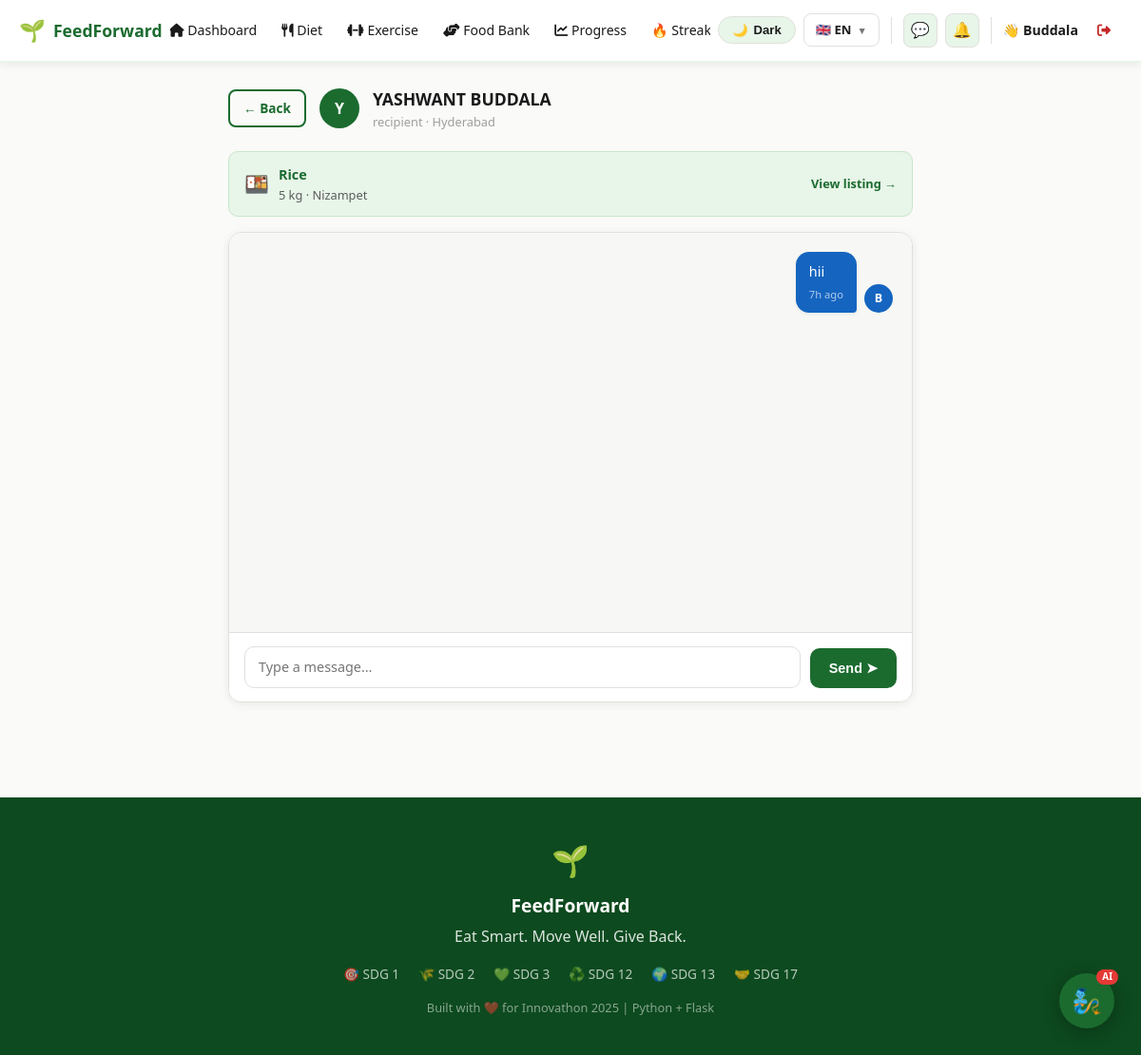
Screenshot of /inbox/messages/7?listing_id=2 (signed in) with the database file from the repository.
### models/user.py (models this page shows, shortened)
class User(db.Model, UserMixin):
    __tablename__ = 'users'
    id            = db.Column(db.Integer, primary_key=True)
    name          = db.Column(db.String(100), nullable=False)
    email         = db.Column(db.String(120), unique=True, nullable=False)
    password_hash = db.Column(db.String(200), nullable=False)
    role          = db.Column(db.String(20), default='user')  # user / donor / recipient / admin
    age           = db.Column(db.Integer)
    weight        = db.Column(db.Float)
    height        = db.Column(db.Float)
    gender        = db.Column(db.String(10))
    dietary_pref  = db.Column(db.String(20))   # veg / non_veg / vegan
    health_goal   = db.Column(db.String(20))   # lose_weight / gain_muscle / stay_fit
    fitness_level = db.Column(db.String(20))   # beginner / intermediate / advanced
    equipment     = db.Column(db.String(20))   # none / dumbbells / gym
    days_per_week = db.Column(db.Integer, default=4)
    location      = db.Column(db.String(200))
    latitude      = db.Column(db.Float)
    longitude     = db.Column(db.Float)
    profile_complete = db.Column(db.Boolean, default=False)
    allergies     = db.Column(db.String(200), default='')  # comma-separated e.g. "gluten,dairy,nuts"
    created_at    = db.Column(db.DateTime, default=datetime.utcnow)
    meal_plans    = db.relationship('MealPlan',     backref='user', lazy=True)
    exercise_plans= db.relationship('ExercisePlan', backref='user', lazy=True)
    donations     = db.relationship('FoodListing',  foreign_keys='FoodListing.donor_id',    backref='donor',     lazy=True)
    claims        = db.relationship('FoodListing',  foreign_keys='FoodListing.claimed_by',  backref='recipient', lazy=True)
    progress_logs = db.relationship('ProgressLog',  backref='user', lazy=True)

### models/models.py (models this page shows, shortened)
class FoodListing(db.Model):
    __tablename__ = 'food_listings'
    id           = db.Column(db.Integer, primary_key=True)
    donor_id     = db.Column(db.Integer, db.ForeignKey('users.id'), nullable=False)
    food_name    = db.Column(db.String(100), nullable=False)
    category     = db.Column(db.String(50))
    quantity     = db.Column(db.String(50))
    expiry_date  = db.Column(db.DateTime)
    location     = db.Column(db.String(200))
    latitude     = db.Column(db.Float, default=17.3850)
    longitude    = db.Column(db.Float, default=78.4867)
    photo_url    = db.Column(db.String(300))
    description  = db.Column(db.Text)
    status       = db.Column(db.String(20), default='available')
    claimed_by   = db.Column(db.Integer, db.ForeignKey('users.id'), nullable=True)
    claimed_at   = db.Column(db.DateTime)
    picked_up_at = db.Column(db.DateTime)
    posted_at    = db.Column(db.DateTime, default=datetime.utcnow)
    donor_rating = db.Column(db.Float)
    allergens    = db.Column(db.String(200))

class Message(db.Model):
    __tablename__ = 'messages'
    id           = db.Column(db.Integer, primary_key=True)
    sender_id    = db.Column(db.Integer, db.ForeignKey('users.id'), nullable=False)
    receiver_id  = db.Column(db.Integer, db.ForeignKey('users.id'), nullable=False)
    listing_id   = db.Column(db.Integer, db.ForeignKey('food_listings.id'), nullable=True)
    body         = db.Column(db.Text, nullable=False)
    is_read      = db.Column(db.Boolean, default=False)
    created_at   = db.Column(db.DateTime, default=datetime.utcnow)
    sender   = db.relationship('User', foreign_keys=[sender_id],   backref='sent_messages')
    receiver = db.relationship('User', foreign_keys=[receiver_id], backref='received_messages')
    listing  = db.relationship('FoodListing', foreign_keys=[listing_id])
    @property
    def time_ago(self):
        delta = datetime.utcnow() - self.created_at
        s = int(delta.total_seconds())
        if s < 60:    return 'just now'
        if s < 3600:  return f'{s//60}m ago'
        if s < 86400: return f'{s//3600}h ago'
        return f'{s//86400}d ago'

### routes/inbox.py (the view, shortened to what this page needs)
@inbox.route('/messages/<int:partner_id>', methods=['GET', 'POST'])
@login_required
def conversation(partner_id):
    from sqlalchemy import or_
    partner = User.query.get_or_404(partner_id)
    listing_id = request.args.get('listing_id', type=int)
    listing    = FoodListing.query.get(listing_id) if listing_id else None
    Message.query.filter_by(
        sender_id=partner_id,
        receiver_id=current_user.id,
        is_read=False
    ).update({'is_read': True})
    db.session.commit()
    thread = Message.query.filter(
        or_(
            (Message.sender_id == current_user.id) & (Message.receiver_id == partner_id),
            (Message.sender_id == partner_id) & (Message.receiver_id == current_user.id)
        )
    ).order_by(Message.created_at.asc()).all()
    return render_template('inbox/conversation.html',
                           partner=partner, thread=thread,
                           listing=listing, listing_id=listing_id)

### templates/inbox/conversation.html (shortened to what this page needs)
{% extends 'base.html' %}
{% block content %}
<div style="max-width:720px;margin:0 auto;">
  <div style="display:flex;align-items:center;gap:14px;margin-bottom:20px;">
    <a href="{{ url_for('inbox.messages') }}" class="btn-secondary"
       style="padding:7px 14px;font-size:.85rem;">← Back</a>
    <div style="width:42px;height:42px;background:var(--green);border-radius:50%;
                display:flex;align-items:center;justify-content:center;
                color:#fff;font-weight:800;font-size:1rem;flex-shrink:0;">
      {{ partner.name[0].upper() }}
    </div>
    <div>
      <div style="font-weight:800;font-size:1.1rem;color:var(--text);">{{ partner.name }}</div>
      <div style="font-size:.8rem;color:var(--text3);">{{ partner.role }} · {{ partner.location or 'Hyderabad' }}</div>
    </div>
  </div>
  {% if listing %}
  <div style="background:var(--green-lt);border:1.5px solid var(--green-mid);border-radius:10px;
              padding:12px 16px;margin-bottom:16px;display:flex;align-items:center;gap:10px;">
    <span style="font-size:1.3rem;">🍱</span>
    <div>
      <div style="font-weight:700;color:var(--green);font-size:.9rem;">{{ listing.food_name }}</div>
      <div style="font-size:.8rem;color:var(--text2);">{{ listing.quantity }} · {{ listing.location }}</div>
    </div>
    <a href="{{ url_for('foodbank.index') }}"
       style="margin-left:auto;font-size:.8rem;color:var(--green);font-weight:600;">View listing →</a>
  </div>
  {% endif %}
  <div class="card" style="padding:0;overflow:hidden;margin-bottom:16px;">
    <div id="threadBox"
         style="height:420px;overflow-y:auto;padding:20px;
                display:flex;flex-direction:column;gap:12px;background:var(--surface2);">
      {% for msg in thread %}
      <div class="msg-bubble" data-mine="{{ 'true' if msg.sender_id == current_user.id else 'false' }}"
           style="display:flex;gap:8px;align-items:flex-end;
                  {% if msg.sender_id == current_user.id %}flex-direction:row-reverse;{% endif %}">
        <div style="width:30px;height:30px;border-radius:50%;flex-shrink:0;
                    background:{% if msg.sender_id == current_user.id %}var(--blue){% else %}var(--green){% endif %};
                    display:flex;align-items:center;justify-content:center;
                    color:#fff;font-weight:700;font-size:.78rem;">
          {{ msg.sender.name[0].upper() }}
        </div>
        <div style="max-width:72%;
                    background:{% if msg.sender_id == current_user.id %}var(--blue){% else %}var(--surface){% endif %};
                    color:{% if msg.sender_id == current_user.id %}#fff{% else %}var(--text){% endif %};
                    border-radius:{% if msg.sender_id == current_user.id %}14px 14px 4px 14px{% else %}14px 14px 14px 4px{% endif %};
                    padding:10px 14px;
                    box-shadow:0 1px 4px var(--shadow);">
          <div style="font-size:.9rem;line-height:1.5;">{{ msg.body }}</div>
          <div style="font-size:.7rem;opacity:.65;margin-top:4px;
                      text-align:{% if msg.sender_id == current_user.id %}right{% else %}left{% endif %};">
            {{ msg.time_ago }}
          </div>
        </div>
      </div>
      {% endfor %}
    </div>
    <div style="padding:14px 16px;border-top:1.5px solid var(--border);
                background:var(--surface);display:flex;gap:10px;align-items:flex-end;">
      <textarea id="msgInput"
                placeholder="Type a message…"
                rows="1"
                onkeydown="if(event.key==='Enter'&&!event.shiftKey){event.preventDefault();sendMsg();}"
                oninput="this.style.height='auto';this.style.height=Math.min(this.scrollHeight,100)+'px'"
                style="flex:1;padding:10px 14px;border:1.5px solid var(--border);border-radius:10px;
                       background:var(--input-bg);color:var(--text);font-size:.9rem;
                       resize:none;font-family:inherit;max-height:100px;line-height:1.5;"></textarea>
      <button onclick="sendMsg()" id="sendBtn"
              style="background:var(--green);color:#fff;border:none;border-radius:10px;
                     padding:10px 20px;cursor:pointer;font-weight:700;font-size:.9rem;
                     height:42px;flex-shrink:0;transition:background .2s;">
        Send ➤
      </button>
    </div>
  </div>
</div>
{% endblock %}

### templates/base.html (shortened to what this page needs)
<!DOCTYPE html>
<html lang="{{ lang }}" data-theme="light">
<head>
  <link href="https://cdnjs.cloudflare.com/ajax/libs/font-awesome/6.4.0/css/all.min.css" rel="stylesheet"/>
  <link rel="stylesheet" href="https://unpkg.com/leaflet@1.9.4/dist/leaflet.css"/>
</head>
<body>
<nav style="background:var(--nav-bg);border-bottom:2px solid var(--nav-border);
            position:sticky;top:0;z-index:1000;box-shadow:0 2px 10px var(--shadow);">
  <div style="max-width:1280px;margin:0 auto;padding:0 20px;
              display:flex;align-items:center;justify-content:space-between;
              height:64px;gap:8px;">
    <a href="{{ url_for('main.index') }}"
       style="display:flex;align-items:center;gap:8px;flex-shrink:0;">
      <span style="font-size:1.4rem;">🌱</span>
      <span style="font-size:1.1rem;font-weight:800;color:var(--green);">FeedForward</span>
    </a>
    {% if current_user.is_authenticated %}
    <div style="display:flex;gap:2px;align-items:center;overflow-x:auto;flex:1;justify-content:center;">
      <a href="{{ url_for('main.dashboard') }}"
         class="nav-link {% if request.endpoint=='main.dashboard' %}active{% endif %}">
        <i class="fas fa-home"></i> {{ t.nav_dashboard }}
      </a>
      <a href="{{ url_for('diet.index') }}"
         class="nav-link {% if 'diet' in (request.endpoint or '') %}active{% endif %}">
        <i class="fas fa-utensils"></i> {{ t.nav_diet }}
      </a>
      <a href="{{ url_for('exercise.index') }}"
         class="nav-link {% if 'exercise' in (request.endpoint or '') %}active{% endif %}">
        <i class="fas fa-dumbbell"></i> {{ t.nav_exercise }}
      </a>
      <a href="{{ url_for('foodbank.index') }}"
         class="nav-link {% if 'foodbank' in (request.endpoint or '') %}active{% endif %}">
        <i class="fas fa-hands-helping"></i> {{ t.nav_foodbank }}
      </a>
      <a href="{{ url_for('progress.index') }}"
         class="nav-link {% if 'progress' in (request.endpoint or '') %}active{% endif %}">
        <i class="fas fa-chart-line"></i> {{ t.nav_progress }}
      </a>
      <a href="{{ url_for('streak.index') }}"
         class="nav-link {% if 'streak' in (request.endpoint or '') %}active{% endif %}">
        🔥 Streak
      </a>
    </div>
    {% endif %}
    <div style="display:flex;align-items:center;gap:8px;flex-shrink:0;">
      <button id="themeToggle" onclick="toggleTheme()" title="Toggle theme">
        <span id="themeIcon">🌙</span>
        <span id="themeLabel">Dark</span>
      </button>
      <div class="lang-wrap">
        <div class="lang-trigger">
          {% if lang == 'en' %}🇬🇧 EN
          {% elif lang == 'te' %}🇮🇳 TE
          {% else %}🇮🇳 HI{% endif %}
          <span style="font-size:.65rem;opacity:.6;">▼</span>
        </div>
      </div>
      {% if current_user.is_authenticated %}
        <a href="{{ url_for('inbox.messages') }}" class="icon-btn" title="Messages">
          💬
        </a>
        <a href="{{ url_for('inbox.notifications') }}" class="icon-btn" title="Notifications">
          🔔
        </a>
        <span style="font-weight:600;color:var(--text);font-size:.88rem;">
          👋 {{ current_user.name.split()[0] }}
        </span>
        <a href="{{ url_for('auth.logout') }}" class="nav-link"
           style="color:var(--red);" title="{{ t.nav_logout }}">
          <i class="fas fa-sign-out-alt"></i>
        </a>
      {% else %}
        <a href="{{ url_for('auth.login') }}"    class="btn-secondary" style="padding:7px 16px;font-size:.88rem;">{{ t.nav_login }}</a>
        <a href="{{ url_for('auth.register') }}" class="btn-primary"   style="padding:7px 16px;font-size:.88rem;">{{ t.nav_get_started }}</a>
      {% endif %}
    </div>
  </div>
</nav>
<main style="max-width:1280px;margin:0 auto;padding:24px 20px;">
  {% block content %}{% endblock %}
</main>
<footer style="background:var(--green-dk);color:#fff;padding:40px 24px;margin-top:60px;text-align:center;">
  <div style="max-width:1280px;margin:0 auto;">
    <div style="font-size:2rem;margin-bottom:8px;">🌱</div>
    <div style="font-size:1.2rem;font-weight:700;margin-bottom:4px;">FeedForward</div>
    <div style="opacity:.85;margin-bottom:16px;">{{ t.footer_tagline }}</div>
    <div style="display:flex;justify-content:center;gap:20px;flex-wrap:wrap;opacity:.7;font-size:.85rem;margin-bottom:14px;">
      <span>🎯 SDG 1</span><span>🌾 SDG 2</span><span>💚 SDG 3</span>
      <span>♻️ SDG 12</span><span>🌍 SDG 13</span><span>🤝 SDG 17</span>
    </div>
    <div style="opacity:.5;font-size:.8rem;">{{ t.footer_built }}</div>
  </div>
</footer>
{% if current_user.is_authenticated %}
<div id="feedgenie-btn" onclick="toggleChat()"
     style="position:fixed;bottom:28px;right:28px;z-index:9000;
            width:58px;height:58px;background:var(--green);border-radius:50%;
            display:flex;align-items:center;justify-content:center;
            font-size:1.6rem;cursor:pointer;box-shadow:0 4px 20px rgba(0,0,0,.3);
            transition:transform .2s,box-shadow .2s;"
     onmouseover="this.style.transform='scale(1.12)'"
     onmouseout="this.style.transform='scale(1)'"
     title="Chat with FeedGenie">
  🧞
  <div style="position:absolute;top:-4px;right:-4px;background:#E53935;color:#fff;
              border-radius:10px;padding:1px 6px;font-size:.62rem;font-weight:800;line-height:1.4;">AI</div>
</div>
{% endif %}
</body>
</html>

### rows the page displays
User: name "Buddala"
User: name "Y", name "YASHWANT BUDDALA", role "recipient", location "Hyderabad"
FoodListing: food_name "Rice", quantity "5 kg", location "Nizampet"
Message: sender "B", body "hii", time_ago "7h ago"

### other values shown
{{ t.nav_dashboard }} "Dashboard"
{{ t.nav_diet }} "Diet"
{{ t.nav_exercise }} "Exercise"
{{ t.nav_foodbank }} "Food Bank"
{{ t.nav_progress }} "Progress"
{{ t.footer_tagline }} "Eat Smart. Move Well. Give Back."
{{ t.footer_built }} "Built with ❤️ for Innovathon 2025 | Python + Flask"
